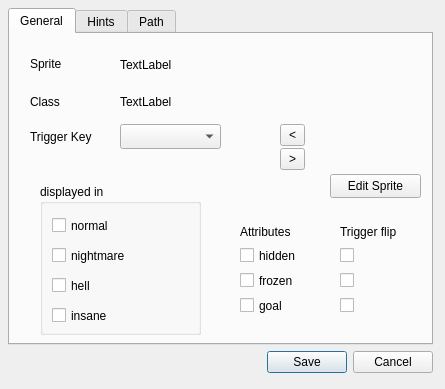
<?xml version="1.0" encoding="UTF-8"?>
<ui version="4.0">
 <class>CDlgEntry</class>
 <widget class="QDialog" name="CDlgEntry">
  <property name="geometry">
   <rect>
    <x>0</x>
    <y>0</y>
    <width>445</width>
    <height>389</height>
   </rect>
  </property>
  <property name="minimumSize">
   <size>
    <width>445</width>
    <height>389</height>
   </size>
  </property>
  <property name="maximumSize">
   <size>
    <width>445</width>
    <height>389</height>
   </size>
  </property>
  <property name="windowTitle">
   <string>Dialog</string>
  </property>
  <widget class="QWidget" name="verticalLayoutWidget">
   <property name="geometry">
    <rect>
     <x>0</x>
     <y>0</y>
     <width>441</width>
     <height>381</height>
    </rect>
   </property>
   <layout class="QVBoxLayout" name="verticalLayout">
    <property name="leftMargin">
     <number>8</number>
    </property>
    <property name="topMargin">
     <number>8</number>
    </property>
    <property name="rightMargin">
     <number>8</number>
    </property>
    <property name="bottomMargin">
     <number>8</number>
    </property>
    <item>
     <widget class="QTabWidget" name="tabWidget">
      <property name="currentIndex">
       <number>0</number>
      </property>
      <widget class="QWidget" name="tab_0">
       <attribute name="title">
        <string>General</string>
       </attribute>
       <widget class="QLabel" name="label_2">
        <property name="geometry">
         <rect>
          <x>20</x>
          <y>60</y>
          <width>52</width>
          <height>15</height>
         </rect>
        </property>
        <property name="text">
         <string>Class</string>
        </property>
       </widget>
       <widget class="QCheckBox" name="cExtra2">
        <property name="geometry">
         <rect>
          <x>230</x>
          <y>260</y>
          <width>71</width>
          <height>23</height>
         </rect>
        </property>
        <property name="text">
         <string>goal</string>
        </property>
       </widget>
       <widget class="QLabel" name="label">
        <property name="geometry">
         <rect>
          <x>20</x>
          <y>20</y>
          <width>52</width>
          <height>20</height>
         </rect>
        </property>
        <property name="text">
         <string>Sprite</string>
        </property>
       </widget>
       <widget class="QCheckBox" name="cF40">
        <property name="geometry">
         <rect>
          <x>330</x>
          <y>235</y>
          <width>31</width>
          <height>23</height>
         </rect>
        </property>
        <property name="text">
         <string/>
        </property>
       </widget>
       <widget class="QGroupBox" name="groupBox">
        <property name="geometry">
         <rect>
          <x>30</x>
          <y>150</y>
          <width>161</width>
          <height>151</height>
         </rect>
        </property>
        <property name="title">
         <string>displayed in</string>
        </property>
        <widget class="QCheckBox" name="cD01">
         <property name="geometry">
          <rect>
           <x>12</x>
           <y>30</y>
           <width>82</width>
           <height>23</height>
          </rect>
         </property>
         <property name="text">
          <string>normal</string>
         </property>
        </widget>
        <widget class="QCheckBox" name="cD04">
         <property name="geometry">
          <rect>
           <x>12</x>
           <y>90</y>
           <width>82</width>
           <height>23</height>
          </rect>
         </property>
         <property name="text">
          <string>hell</string>
         </property>
        </widget>
        <widget class="QCheckBox" name="cD02">
         <property name="geometry">
          <rect>
           <x>12</x>
           <y>60</y>
           <width>111</width>
           <height>23</height>
          </rect>
         </property>
         <property name="text">
          <string>nightmare</string>
         </property>
        </widget>
        <widget class="QCheckBox" name="cD08">
         <property name="geometry">
          <rect>
           <x>12</x>
           <y>120</y>
           <width>82</width>
           <height>23</height>
          </rect>
         </property>
         <property name="text">
          <string>insane</string>
         </property>
        </widget>
       </widget>
       <widget class="QToolButton" name="btnPrevImage">
        <property name="geometry">
         <rect>
          <x>270</x>
          <y>90</y>
          <width>25</width>
          <height>22</height>
         </rect>
        </property>
        <property name="toolTip">
         <string>Previous Image</string>
        </property>
        <property name="text">
         <string>&lt;</string>
        </property>
       </widget>
       <widget class="QToolButton" name="btnObject">
        <property name="geometry">
         <rect>
          <x>320</x>
          <y>140</y>
          <width>91</width>
          <height>24</height>
         </rect>
        </property>
        <property name="toolTip">
         <string>Displays the object property page</string>
        </property>
        <property name="text">
         <string>Edit Sprite</string>
        </property>
       </widget>
       <widget class="QComboBox" name="cbTriggerKey">
        <property name="geometry">
         <rect>
          <x>110</x>
          <y>90</y>
          <width>101</width>
          <height>25</height>
         </rect>
        </property>
       </widget>
       <widget class="QCheckBox" name="cF20">
        <property name="geometry">
         <rect>
          <x>330</x>
          <y>260</y>
          <width>31</width>
          <height>23</height>
         </rect>
        </property>
        <property name="text">
         <string/>
        </property>
       </widget>
       <widget class="QLabel" name="label_3">
        <property name="geometry">
         <rect>
          <x>20</x>
          <y>95</y>
          <width>81</width>
          <height>16</height>
         </rect>
        </property>
        <property name="text">
         <string>Trigger Key</string>
        </property>
       </widget>
       <widget class="QCheckBox" name="cHidden">
        <property name="geometry">
         <rect>
          <x>230</x>
          <y>210</y>
          <width>82</width>
          <height>23</height>
         </rect>
        </property>
        <property name="text">
         <string>hidden</string>
        </property>
       </widget>
       <widget class="QToolButton" name="btnNextImage">
        <property name="geometry">
         <rect>
          <x>270</x>
          <y>114</y>
          <width>25</width>
          <height>22</height>
         </rect>
        </property>
        <property name="toolTip">
         <string>Next Image</string>
        </property>
        <property name="text">
         <string>&gt;</string>
        </property>
       </widget>
       <widget class="QCheckBox" name="cF80">
        <property name="geometry">
         <rect>
          <x>330</x>
          <y>210</y>
          <width>31</width>
          <height>23</height>
         </rect>
        </property>
        <property name="text">
         <string/>
        </property>
       </widget>
       <widget class="QLabel" name="label_4">
        <property name="geometry">
         <rect>
          <x>230</x>
          <y>190</y>
          <width>81</width>
          <height>16</height>
         </rect>
        </property>
        <property name="text">
         <string>Attributes</string>
        </property>
       </widget>
       <widget class="QLabel" name="label_5">
        <property name="geometry">
         <rect>
          <x>330</x>
          <y>190</y>
          <width>81</width>
          <height>16</height>
         </rect>
        </property>
        <property name="text">
         <string>Trigger flip</string>
        </property>
       </widget>
       <widget class="QLabel" name="sClass">
        <property name="geometry">
         <rect>
          <x>110</x>
          <y>60</y>
          <width>191</width>
          <height>16</height>
         </rect>
        </property>
        <property name="text">
         <string>TextLabel</string>
        </property>
       </widget>
       <widget class="QLabel" name="sObject">
        <property name="geometry">
         <rect>
          <x>110</x>
          <y>23</y>
          <width>201</width>
          <height>16</height>
         </rect>
        </property>
        <property name="text">
         <string>TextLabel</string>
        </property>
       </widget>
       <widget class="QLabel" name="sImage">
        <property name="geometry">
         <rect>
          <x>311</x>
          <y>3</y>
          <width>111</width>
          <height>131</height>
         </rect>
        </property>
        <property name="text">
         <string/>
        </property>
        <property name="scaledContents">
         <bool>true</bool>
        </property>
       </widget>
       <widget class="QCheckBox" name="cFrozen">
        <property name="geometry">
         <rect>
          <x>230</x>
          <y>235</y>
          <width>82</width>
          <height>23</height>
         </rect>
        </property>
        <property name="text">
         <string>frozen</string>
        </property>
       </widget>
      </widget>
      <widget class="QWidget" name="tab_1">
       <attribute name="title">
        <string>Hints</string>
       </attribute>
       <widget class="QLabel" name="label_6">
        <property name="geometry">
         <rect>
          <x>20</x>
          <y>20</y>
          <width>141</width>
          <height>16</height>
         </rect>
        </property>
        <property name="text">
         <string>Hints / Description</string>
        </property>
       </widget>
       <widget class="QPlainTextEdit" name="eHint">
        <property name="geometry">
         <rect>
          <x>20</x>
          <y>50</y>
          <width>351</width>
          <height>161</height>
         </rect>
        </property>
        <property name="horizontalScrollBarPolicy">
         <enum>Qt::ScrollBarAlwaysOff</enum>
        </property>
       </widget>
       <widget class="QLabel" name="label_8">
        <property name="geometry">
         <rect>
          <x>20</x>
          <y>224</y>
          <width>371</width>
          <height>61</height>
         </rect>
        </property>
        <property name="text">
         <string>You can access this string at runtime through scripting using Sprite:getString(). See documentation for more details.</string>
        </property>
        <property name="wordWrap">
         <bool>true</bool>
        </property>
       </widget>
      </widget>
      <widget class="QWidget" name="tab_2">
       <attribute name="title">
        <string>Path</string>
       </attribute>
       <widget class="QLabel" name="sPathSize">
        <property name="geometry">
         <rect>
          <x>20</x>
          <y>50</y>
          <width>181</width>
          <height>16</height>
         </rect>
        </property>
        <property name="text">
         <string>Path Size:</string>
        </property>
       </widget>
       <widget class="QLabel" name="sPath">
        <property name="geometry">
         <rect>
          <x>20</x>
          <y>20</y>
          <width>161</width>
          <height>16</height>
         </rect>
        </property>
        <property name="text">
         <string>Path:</string>
        </property>
       </widget>
       <widget class="QPushButton" name="btnDeletePath">
        <property name="geometry">
         <rect>
          <x>310</x>
          <y>20</y>
          <width>93</width>
          <height>27</height>
         </rect>
        </property>
        <property name="text">
         <string>Delete Path</string>
        </property>
       </widget>
       <widget class="QCheckBox" name="cPlayback">
        <property name="geometry">
         <rect>
          <x>20</x>
          <y>80</y>
          <width>131</width>
          <height>19</height>
         </rect>
        </property>
        <property name="text">
         <string>Playback path</string>
        </property>
       </widget>
       <widget class="QCheckBox" name="cLoop">
        <property name="geometry">
         <rect>
          <x>40</x>
          <y>110</y>
          <width>84</width>
          <height>19</height>
         </rect>
        </property>
        <property name="text">
         <string>Loop</string>
        </property>
       </widget>
       <widget class="QCheckBox" name="cIgnoreGravity">
        <property name="geometry">
         <rect>
          <x>180</x>
          <y>110</y>
          <width>111</width>
          <height>19</height>
         </rect>
        </property>
        <property name="text">
         <string>Ignore gravity</string>
        </property>
       </widget>
       <widget class="QCheckBox" name="cIgnoreSolid">
        <property name="geometry">
         <rect>
          <x>180</x>
          <y>140</y>
          <width>111</width>
          <height>19</height>
         </rect>
        </property>
        <property name="text">
         <string>Ignore solid</string>
        </property>
       </widget>
       <widget class="QCheckBox" name="cAttackPlayer">
        <property name="geometry">
         <rect>
          <x>40</x>
          <y>140</y>
          <width>111</width>
          <height>19</height>
         </rect>
        </property>
        <property name="text">
         <string>Attack Player</string>
        </property>
       </widget>
       <widget class="QCheckBox" name="cCustomHandler">
        <property name="geometry">
         <rect>
          <x>40</x>
          <y>204</y>
          <width>131</width>
          <height>19</height>
         </rect>
        </property>
        <property name="text">
         <string>Custom Handler</string>
        </property>
       </widget>
       <widget class="QCheckBox" name="cReturnOrigin">
        <property name="geometry">
         <rect>
          <x>40</x>
          <y>170</y>
          <width>131</width>
          <height>19</height>
         </rect>
        </property>
        <property name="text">
         <string>Return to origin</string>
        </property>
       </widget>
       <widget class="QComboBox" name="cbCustomHandler">
        <property name="geometry">
         <rect>
          <x>180</x>
          <y>200</y>
          <width>101</width>
          <height>24</height>
         </rect>
        </property>
       </widget>
       <widget class="QCheckBox" name="cApplyActive">
        <property name="geometry">
         <rect>
          <x>180</x>
          <y>170</y>
          <width>191</width>
          <height>19</height>
         </rect>
        </property>
        <property name="text">
         <string>Only apply when active</string>
        </property>
       </widget>
       <widget class="QLabel" name="label_7">
        <property name="geometry">
         <rect>
          <x>40</x>
          <y>237</y>
          <width>341</width>
          <height>41</height>
         </rect>
        </property>
        <property name="text">
         <string>You have to create a custom path for this sprite before you can automatically play it back.</string>
        </property>
        <property name="wordWrap">
         <bool>true</bool>
        </property>
       </widget>
       <widget class="QPushButton" name="btnRawPath">
        <property name="geometry">
         <rect>
          <x>310</x>
          <y>50</y>
          <width>93</width>
          <height>27</height>
         </rect>
        </property>
        <property name="text">
         <string>Raw Path</string>
        </property>
       </widget>
      </widget>
     </widget>
    </item>
    <item>
     <widget class="QDialogButtonBox" name="buttonBox">
      <property name="orientation">
       <enum>Qt::Horizontal</enum>
      </property>
      <property name="standardButtons">
       <set>QDialogButtonBox::Cancel|QDialogButtonBox::Save</set>
      </property>
     </widget>
    </item>
   </layout>
  </widget>
 </widget>
 <tabstops>
  <tabstop>cbTriggerKey</tabstop>
  <tabstop>btnPrevImage</tabstop>
  <tabstop>btnNextImage</tabstop>
  <tabstop>btnObject</tabstop>
  <tabstop>cD01</tabstop>
  <tabstop>cD02</tabstop>
  <tabstop>cD04</tabstop>
  <tabstop>cD08</tabstop>
  <tabstop>cHidden</tabstop>
  <tabstop>cFrozen</tabstop>
  <tabstop>cExtra2</tabstop>
  <tabstop>cF80</tabstop>
  <tabstop>cF40</tabstop>
  <tabstop>cF20</tabstop>
  <tabstop>buttonBox</tabstop>
  <tabstop>btnDeletePath</tabstop>
  <tabstop>eHint</tabstop>
 </tabstops>
 <resources/>
 <connections>
  <connection>
   <sender>buttonBox</sender>
   <signal>accepted()</signal>
   <receiver>CDlgEntry</receiver>
   <slot>accept()</slot>
   <hints>
    <hint type="sourcelabel">
     <x>248</x>
     <y>254</y>
    </hint>
    <hint type="destinationlabel">
     <x>157</x>
     <y>274</y>
    </hint>
   </hints>
  </connection>
  <connection>
   <sender>buttonBox</sender>
   <signal>rejected()</signal>
   <receiver>CDlgEntry</receiver>
   <slot>reject()</slot>
   <hints>
    <hint type="sourcelabel">
     <x>316</x>
     <y>260</y>
    </hint>
    <hint type="destinationlabel">
     <x>286</x>
     <y>274</y>
    </hint>
   </hints>
  </connection>
 </connections>
</ui>
